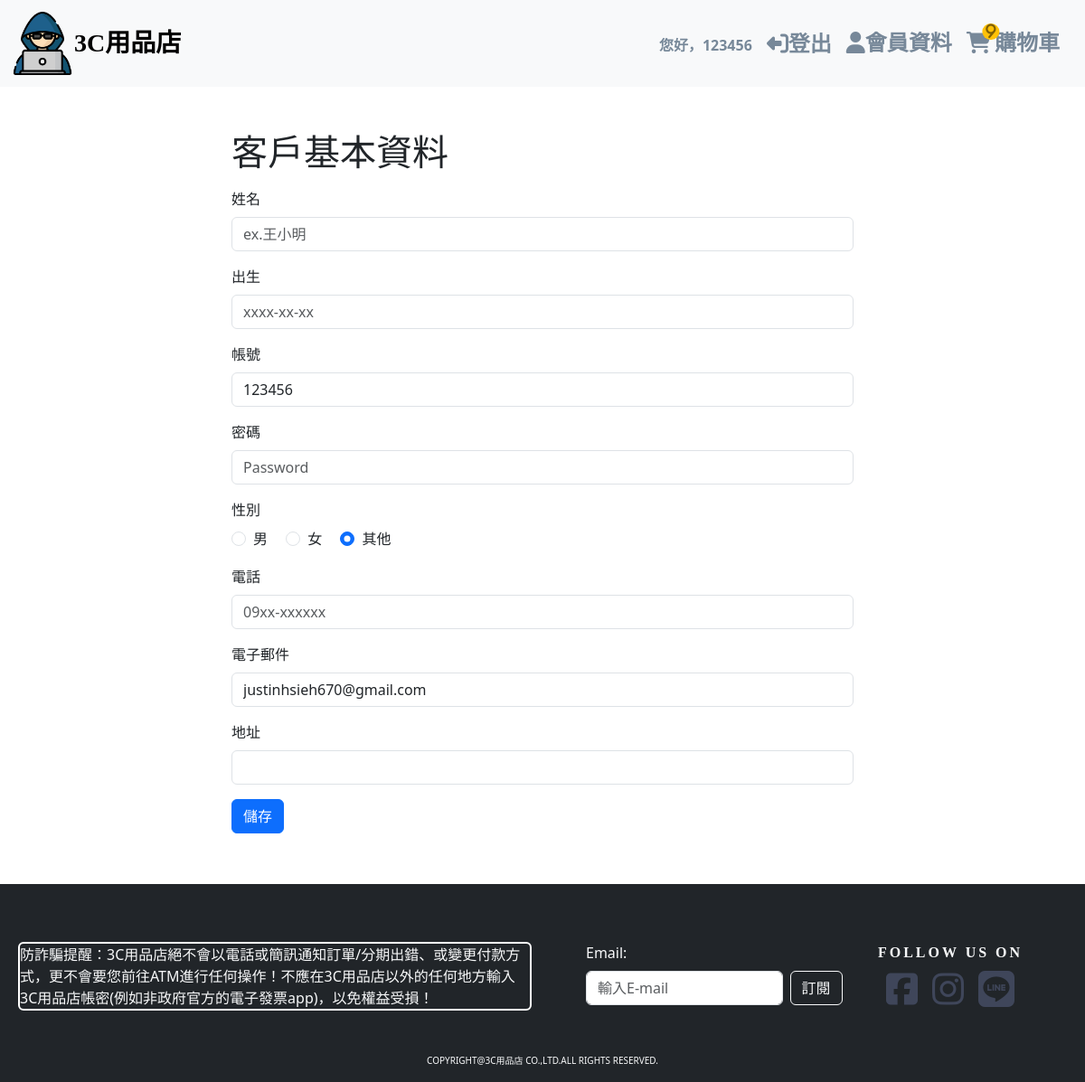
The app's page /personal_id.php (signed in), older data.
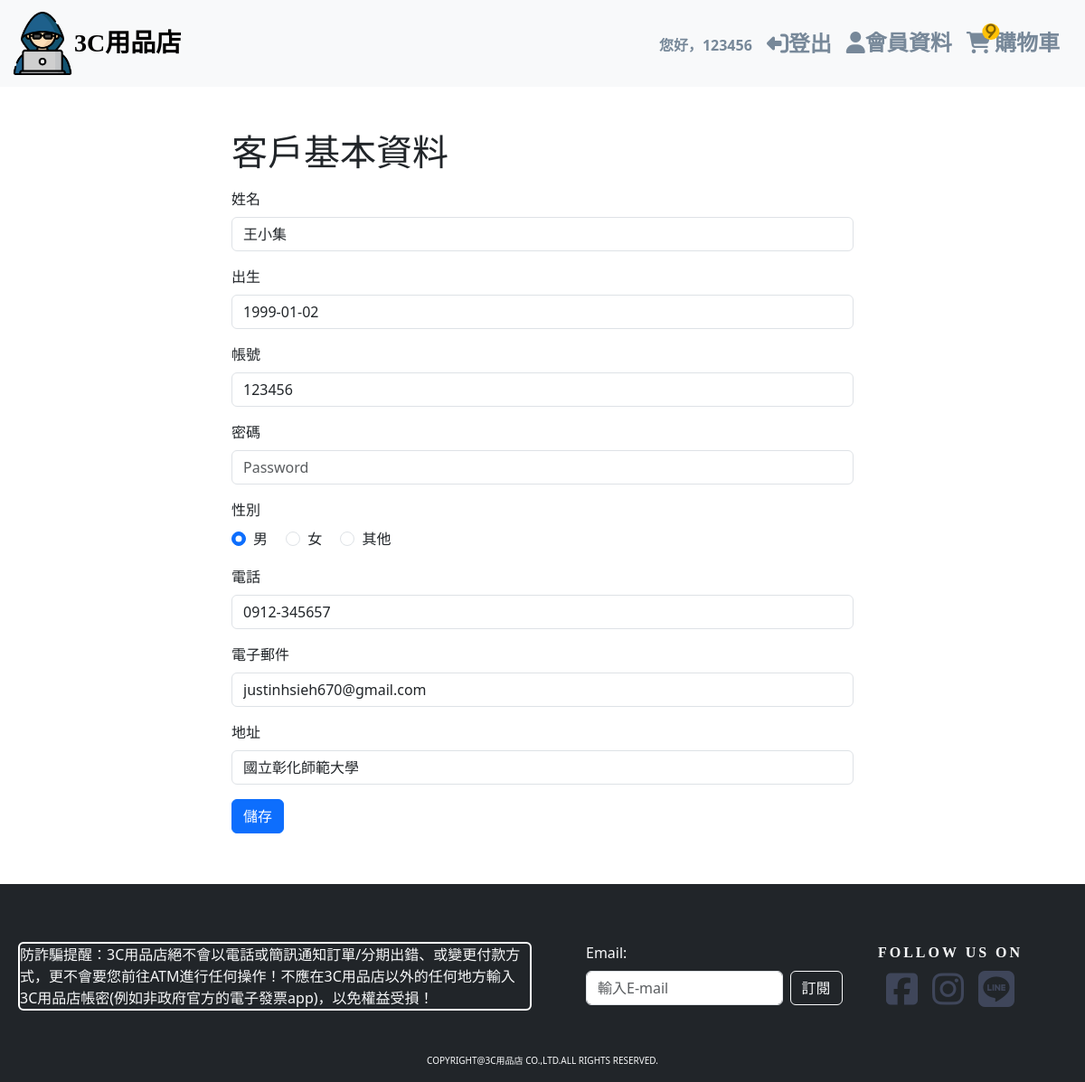
The same page, newer data.
### tables this page shows
CREATE TABLE `member` (
  `id` int(11) NOT NULL COMMENT '會員編號',
  `username` varchar(50) NOT NULL COMMENT '登入帳號',
  `password` varchar(255) NOT NULL COMMENT '加密密碼',
  `email` varchar(100) NOT NULL COMMENT '電子郵件',
  `name` varchar(50) DEFAULT NULL COMMENT '姓名',
  `phone` varchar(20) DEFAULT NULL COMMENT '手機號碼',
  `address` text DEFAULT NULL COMMENT '地址',
  `gender` enum('M','F','O') DEFAULT 'O' COMMENT '性別:M=男、F=女、O=其他',
  `birthdate` date DEFAULT NULL COMMENT '生日',
  `created_at` datetime DEFAULT NULL COMMENT '註冊時間',
  `updated_at` datetime DEFAULT NULL ON UPDATE current_timestamp() COMMENT '更新時間',
  `last_login_at` datetime DEFAULT NULL COMMENT '最後登入時間',
  `status` tinyint(1) NOT NULL COMMENT '帳號狀態:1=啟用、0=停用',
  `role` varchar(20) NOT NULL DEFAULT 'user' COMMENT '權限角色'
);

### load_personal_id.php (called while the page is built, shortened)
<?php
    include 'db.php';
    $username = $_SESSION['username'];
    if($username){
        $sql = "SELECT name, birthdate, username, phone, email, address, role, gender FROM member WHERE username = ?";
        $stmt = $conn->prepare($sql);
        $stmt->bind_param("s", $username);
        $stmt->execute();
        $result = $stmt->get_result();
        $user = $result->fetch_assoc();
    }
?>

### personal_id.php (the view, shortened to what this page needs)
<?php include 'load_personal_id.php';?>
<?php include 'head.php';?>
</head>
<body>
  <?php include 'header.php';?>
  <div class="container px-5 py-5">
    <div class="row">
      <div class="col-2"></div>
      <div class="col-8">
        <h1>客戶基本資料</h1>
        <form action="save_user.php" method="post" class="form-horizontal" id="form-personalID">
          <div class="form-group py-2">
            <label for="name" class="form-label">姓名</label>
            <input type="text" name="name" class="form-control" placeholder="ex.王小明" value="<?= htmlspecialchars($user['name'] ?? '')?>" required />
          </div>
          <div class="form-group py-2">
            <label for="birth" class="form-label">出生</label>
            <input type="text" name="birth" placeholder="xxxx-xx-xx" class="form-control" value="<?= htmlspecialchars($user['birthdate'] ?? '')?>" pattern="^((?:19[2-9]\d{1})|(?:20[0-2][0-9]))\-((?:0?[1-9])|(?:1[0-2]))\-((?:0?[1-9])|(?:[1-2][0-9])|30|31)$" />
          </div>
          <div class="form-group py-2">
            <label for="account" class="form-label">帳號</label>
            <input type="text" name="account" placeholder="Account" class="form-control" value="<?= htmlspecialchars($user['username'] ?? '')?>" required readonly/>
          </div>
          <div class="form-group py-2">
            <label for="password" class="form-label">密碼</label>
            <input type="password" name="password" placeholder="Password" class="form-control" minlength="6" required />
          </div>
          <div class="form-group py-2">
            <label class="form-label">性別</label><br>
            <div class="form-check form-check-inline">
              <input class="form-check-input" type="radio" name="gender" id="genderM" value="M" <?= ($user['gender'] ?? '') == 'M' ? 'checked' : '' ?> required>
              <label class="form-check-label" for="genderM">男</label>
            </div>
            <div class="form-check form-check-inline">
              <input class="form-check-input" type="radio" name="gender" id="genderF" value="F" <?= ($user['gender'] ?? '') == 'F' ? 'checked' : '' ?>>
              <label class="form-check-label" for="genderF">女</label>
            </div>
            <div class="form-check form-check-inline">
              <input class="form-check-input" type="radio" name="gender" id="genderO" value="O" <?= ($user['gender'] ?? '') == 'O' ? 'checked' : '' ?>>
              <label class="form-check-label" for="genderO">其他</label>
            </div>
          </div>
          <div class="form-group py-2">
            <label for="phone_number" class="form-label">電話</label>
            <input type="text" name="phone_number" placeholder="09xx-xxxxxx" class="form-control" pattern="09[0-9]{2}-[0-9]{6}" value="<?= htmlspecialchars($user['phone'] ?? '')?>" required/>
          </div>
          <div class="form-group py-2">
            <label for="email" class="form-label">電子郵件</label>
            <input type="email" name="email" placeholder="example@gmail.com" class="form-control" value="<?= htmlspecialchars($user['email'] ?? '')?>" required readonly/>
          </div>
          <div class="form-group py-2">
            <label for="location" class="form-label">地址</label>
            <input type="text" name="location" class="form-control" value="<?= htmlspecialchars($user['address'] ?? '')?>" required/>
          </div>
          <div class="form-group py-2">
            <input type="submit" name="submit-personalID" class="btn btn-primary" value="儲存" />
          </div>
        </form>
      </div>
      <div class="col-2"></div>
    </div>
  </div>
  <?php include 'footer.php';?>
</body>
</html>

### head.php (shortened to what this page needs)
<!DOCTYPE html>
<html lang="en">
<head>
    <link href="https://cdn.jsdelivr.net/npm/bootstrap@5.3.3/dist/css/bootstrap.min.css" rel="stylesheet">
    <link rel="stylesheet" href="https://cdnjs.cloudflare.com/ajax/libs/font-awesome/6.0.0/css/all.min.css">
    <link rel="stylesheet" type="text/css" href="css/style.css">

### header.php (shortened to what this page needs)
<header>
  <nav class="navbar navbar-expand-lg bg-body-tertiary">
    <div class="container-fluid">
      <a class="navbar-brand d-flex align-items-center" href="index.php">
        <img src="images/hacker.png" alt="logo" class="logo">
        <span class="logo-context fs-3 fw-bold">3C用品店</span>
      </a>
      <div class="d-none d-lg-flex ms-auto me-3 gap-3 icon-link">
        <span class="fw-bold mt-auto main_nav">
          <?php
            if(isset($_SESSION['username'])){
              echo "您好，". htmlentities($_SESSION['username']);
            }else{
              echo "您好，遊客";
            }
          ?>
        </span>
        <?php
            if(!isset($_SESSION['username'],$_SESSION['role'])){
              echo '<a href="login.php" class="header_btn main_nav"><i class="fa-solid fa-right-to-bracket fs-4">登入</i></a>';
            }else{
              echo '<a href="logout.php" class="header_btn main_nav fa-solid fs-4 text-decoration-none"><i class="fa-solid fa-right-from-bracket fa-rotate-180 fs-4"></i>登出</a>';
            }
          ?>
        <a href="personal_id.php" class="header_btn main_nav"><i class="fa-solid fa-user fs-4">會員資料</i></a>
        <a href="shopping_list.php" class="header_btn main_nav text-decoration-none">
          <i class="fa-solid fa-cart-shopping fs-4 position-relative">
            <span class="position-absolute top-0 start-100 translate-middle badge rounded-pill px-1 py-0 bg-warning text-black-50">9</span>
          </i>
          <span class="fa-solid fs-4">購物車</span>
        </a>
      </div>
    </div>
  </nav>
</header>

### footer.php (shortened to what this page needs)
<footer class="bg-dark">
    <div class="container-fluid">
      <div class="row bg-dark py-5 align-items-center">
        <div class="col-12 col-md-6 text-light mt-3">
          <span class="d-flex border border-2 border-white rounded ms-2">防詐騙提醒：3C用品店絕不會以電話或簡訊通知訂單/分期出錯、或變更付款方式，更不會要您前往ATM進行任何操作！不應在3C用品店以外的任何地方輸入3C用品店帳密(例如非政府官方的電子發票app)，以免權益受損！</span>
        </div>
        <div class="col-12 col-md-6 mt-3">
          <div class="row">
            <div class="col-12 col-lg-7 mb-3 mb-md-0 mt-lg-auto mt-xl-0 ps-xl-5">
              <div class="subscribe">
                <div class="text-light fs-6 mb-2 d-flex">Email:</div>
                <form action="" id="subscribe" class="d-flex flex-column flex-sm-row gap-2">
                  <input type="email" class="form-control input-width-md-75" id="email" name="email" placeholder="輸入E-mail" aria-label="email">
                  <button class="btn btn-outline-light" type="submit">訂閱</button>
                </form>
              </div>
            </div>
            <div class="col-12 col-lg-5">
              <div class="followus text-center text-md-start text-lg-center pe-lg-5">
                <div class="text-light fw-bold mb-2 followus_title">FOLLOW US ON</div>
                <div class="d-flex justify-content-center justify-content-md-start justify-content-lg-center gap-3 fs-4">
                  <a href="#" class="text-light" title="Facebook">
                    <i class="fa-brands fa-square-facebook"></i>
                  </a>
                  <a href="#" class="text-light" title="Instagram">
                    <i class="fa-brands fa-instagram"></i>
                  </a>
                  <a href="#" class="text-light" title="Line">
                    <i class="fa-brands fa-line"></i>
                  </a>
                </div>
              </div>
            </div>
          </div>
        </div>
      </div>
    </div>
    <div class="container">
      <div class="row">
        <div class="col">
          <p class="copyright text-light text-center">COPYRIGHT@3C用品店 CO.,LTD.ALL RIGHTS RESERVED.</p>
        </div>
      </div>
    </div>
  </footer>

### css/style.css (style rules this page uses)
html,body { height:100%; width:100%; margin:0; padding:0; display:flex; flex-direction: column; }
.logo { height:70px; }
.logo-context { font-family:"Noto+Sans+TC"; }
.copyright { font-size:10px; }
.followus_title { font-family:"Noto+Sans+TC"; letter-spacing:3px; }
.fa-brands { color:#3f465a; font-size:40px; }
@media (min-width: 768px) { .input-width-md-75 { width: 75%; } }
.main_nav { color:lightslategray !important; }

Row changes from the older to the newer data that the page shows:
changed member "justinhsieh670@gmail.com": name (not shown) → "王小集"; birth (not shown) → "1999-01-02"; gender "☐ 男" → "☑ 男"; gender "☑ 其他" → "☐ 其他"; phone_number (not shown) → "0912-345657"; location (not shown) → "國立彰化師範大學"
